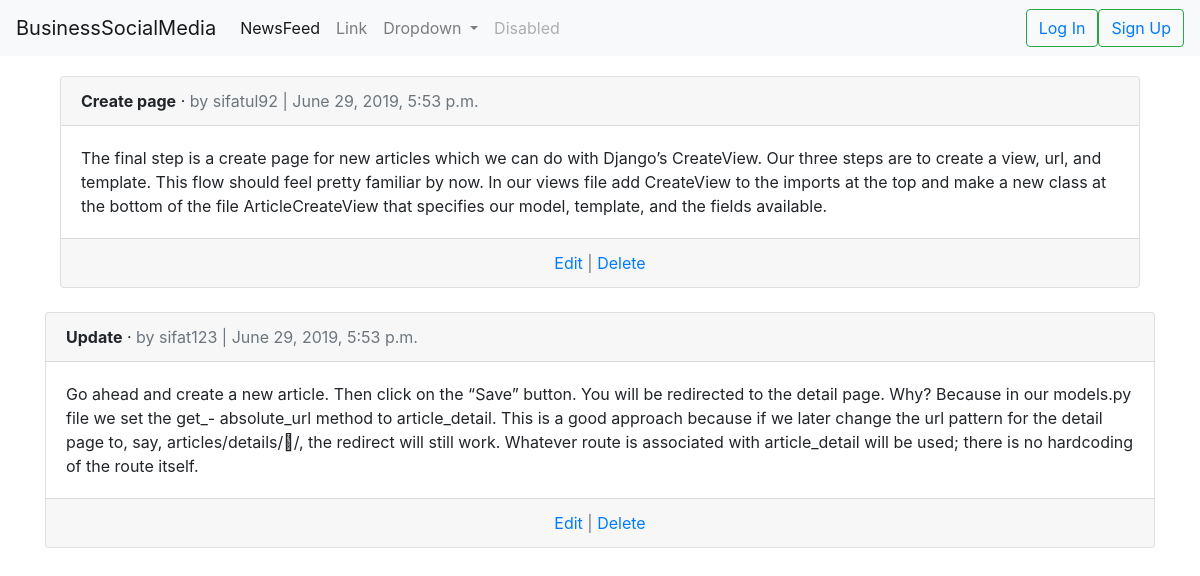
The page /newsfeed/ on the database its author committed.
### newsfeeds/models.py (models this page shows, shortened)
class Article(models.Model):
    title = models.CharField(max_length=255)
    body = models.TextField()
    date = models.DateTimeField(auto_now_add=True)
    author = models.ForeignKey(
            get_user_model(),
            on_delete=models.CASCADE,
        )

### users/models.py (models this page shows)
class CustomUser(AbstractUser):
    first_name = models.CharField(max_length=30)
    last_name = models.CharField(max_length=30)
    email = models.EmailField(max_length=254)

### newsfeeds/views.py (the view)
# urls.py: path('', ArticleListView.as_view(), name='article_list'),
class ArticleListView(ListView):
    model = Article
    template_name = 'article_list.html'

### newsfeeds/templates/article_list.html (shortened to what this page needs)
{% extends 'base.html' %}
{% block content %}
  {% for article in object_list %}
  <div class="container">
        <div class="card">
        <div class="card-header">
        <span class="font-weight-bold">{{ article.title }}</span> &middot; <span class="text-muted">by {{ article.author }} |
        {{ article.date }}</span>
        </div>
        <div class="card-body">
        {{ article.body }}
        </div>
       <div class="card-footer text-center text-muted">
                <a href="{% url 'article_edit' article.pk %}">Edit</a> |
                <a href="{% url 'article_delete' article.pk %}">Delete</a>
        </div>
        </div>
        </div>
        </div>
<br />
{% endfor %}
{% endblock content %}

### rows shown on the page
Article: title "Create page", author "sifatul92", date "June 29, 2019, 5:53 p.m.", body "The final step is a create page for new articles which we can do with Django’s CreateView. Our three steps are to create a view, url, and template. This flow should feel pretty familiar by now. In our views file add CreateView to the imports at the top and make a new class at the bottom of the file ArticleCreateView that specifies our model, template, and the fields available."
Article: title "Update", author "sifat123", date "June 29, 2019, 5:53 p.m.", body "Go ahead and create a new article. Then click on the “Save” button. You will be redirected to the detail page. Why? Because in our models.py file we set the get_- absolute_url method to article_detail. This is a good approach because if we later change the url pattern for the detail page to, say, articles/details/􏰊/, the redirect will still work. Whatever route is associated with article_detail will be used; there is no hardcoding of the route itself."
